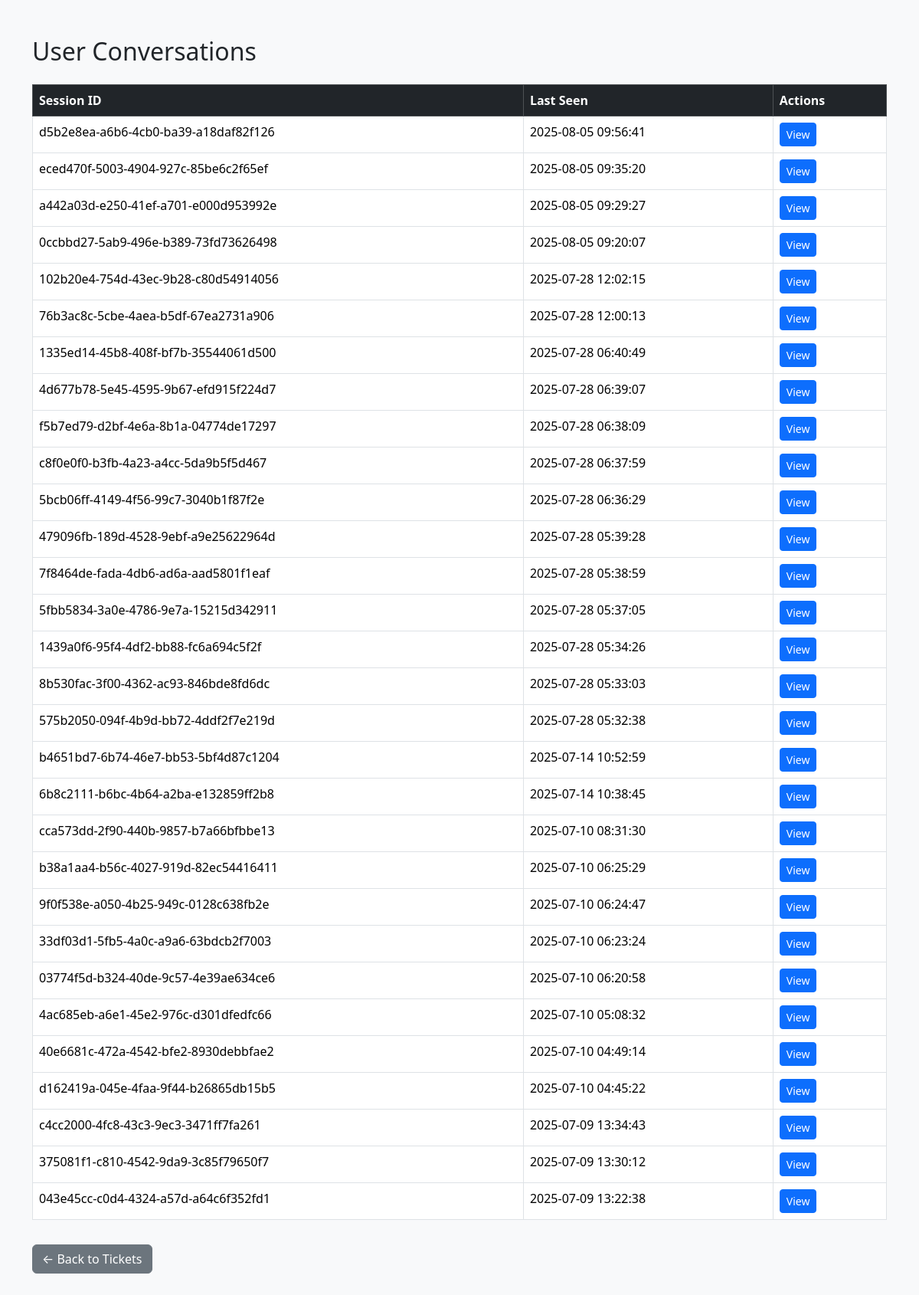
Page /admin/conversations (signed in) on the committed database.
### tables this page shows
CREATE TABLE history (
            id INTEGER PRIMARY KEY AUTOINCREMENT,
            session_id TEXT NOT NULL,
            role TEXT NOT NULL,
            content TEXT NOT NULL,
            tool_name TEXT,
            tool_args TEXT,
            tool_response TEXT,
            timestamp TIMESTAMP DEFAULT CURRENT_TIMESTAMP,
            message_index INTEGER,
            FOREIGN KEY (session_id) REFERENCES session(session_id)
        );

### app.py (the view)
@app.get("/admin/conversations")
async def admin_conversations(request: Request):
    if not request.session.get("admin_logged_in"):
        return RedirectResponse(url="/admin", status_code=303)
    conn = sqlite3.connect("chat_history.db")  # or your actual DB file
    conn.row_factory = sqlite3.Row
    c = conn.cursor()
    c.execute("""
        SELECT session_id, MAX(timestamp) as last_seen
        FROM history
        GROUP BY session_id
        ORDER BY last_seen DESC
    """)
    sessions = c.fetchall()
    conn.close()
    return templates.TemplateResponse("admin_conversations.html", {"request": request, "sessions": sessions})

### templates/admin_conversations.html (shortened to what this page needs)
<!DOCTYPE html>
<html lang="en">
<head>
    <link href="https://cdn.jsdelivr.net/npm/bootstrap@5.3.3/dist/css/bootstrap.min.css" rel="stylesheet">
</head>
<body class="bg-light">
    <div class="container py-5">
        <h2 class="mb-4">User Conversations</h2>
        <table class="table table-bordered table-hover bg-white">
            <thead class="table-dark">
                <tr>
                    <th scope="col">Session ID</th>
                    <th scope="col">Last Seen</th>
                    <th scope="col">Actions</th>
                </tr>
            </thead>
            <tbody>
                {% for row in sessions %}
                <tr>
                    <td>{{ row.session_id }}</td>
                    <td>{{ row.last_seen }}</td>
                    <td><a href="/admin/conversations/{{ row.session_id }}" class="btn btn-sm btn-primary">View</a></td>
                </tr>
                {% endfor %}
            </tbody>
        </table>
        <a href="/admin/tickets" class="btn btn-secondary mt-3">← Back to Tickets</a>
    </div>
</body>
</html>

### rows in the picture
history: session_id "d5b2e8ea-a6b6-4cb0-ba39-a18daf82f126", last_seen "2025-08-05 09:56:41"
history: session_id "eced470f-5003-4904-927c-85be6c2f65ef", last_seen "2025-08-05 09:35:20"
history: session_id "a442a03d-e250-41ef-a701-e000d953992e", last_seen "2025-08-05 09:29:27"
history: session_id "0ccbbd27-5ab9-496e-b389-73fd73626498", last_seen "2025-08-05 09:20:07"
history: session_id "102b20e4-754d-43ec-9b28-c80d54914056", last_seen "2025-07-28 12:02:15"
history: session_id "76b3ac8c-5cbe-4aea-b5df-67ea2731a906", last_seen "2025-07-28 12:00:13"
history: session_id "1335ed14-45b8-408f-bf7b-35544061d500", last_seen "2025-07-28 06:40:49"
history: session_id "4d677b78-5e45-4595-9b67-efd915f224d7", last_seen "2025-07-28 06:39:07"
history: session_id "f5b7ed79-d2bf-4e6a-8b1a-04774de17297", last_seen "2025-07-28 06:38:09"
history: session_id "c8f0e0f0-b3fb-4a23-a4cc-5da9b5f5d467", last_seen "2025-07-28 06:37:59"
history: session_id "5bcb06ff-4149-4f56-99c7-3040b1f87f2e", last_seen "2025-07-28 06:36:29"
history: session_id "479096fb-189d-4528-9ebf-a9e25622964d", last_seen "2025-07-28 05:39:28"
history: session_id "7f8464de-fada-4db6-ad6a-aad5801f1eaf", last_seen "2025-07-28 05:38:59"
history: session_id "5fbb5834-3a0e-4786-9e7a-15215d342911", last_seen "2025-07-28 05:37:05"
history: session_id "1439a0f6-95f4-4df2-bb88-fc6a694c5f2f", last_seen "2025-07-28 05:34:26"
history: session_id "8b530fac-3f00-4362-ac93-846bde8fd6dc", last_seen "2025-07-28 05:33:03"
history: session_id "575b2050-094f-4b9d-bb72-4ddf2f7e219d", last_seen "2025-07-28 05:32:38"
history: session_id "b4651bd7-6b74-46e7-bb53-5bf4d87c1204", last_seen "2025-07-14 10:52:59"
history: session_id "6b8c2111-b6bc-4b64-a2ba-e132859ff2b8", last_seen "2025-07-14 10:38:45"
history: session_id "cca573dd-2f90-440b-9857-b7a66bfbbe13", last_seen "2025-07-10 08:31:30"
history: session_id "b38a1aa4-b56c-4027-919d-82ec54416411", last_seen "2025-07-10 06:25:29"
history: session_id "9f0f538e-a050-4b25-949c-0128c638fb2e", last_seen "2025-07-10 06:24:47"
history: session_id "33df03d1-5fb5-4a0c-a9a6-63bdcb2f7003", last_seen "2025-07-10 06:23:24"
history: session_id "03774f5d-b324-40de-9c57-4e39ae634ce6", last_seen "2025-07-10 06:20:58"
history: session_id "4ac685eb-a6e1-45e2-976c-d301dfedfc66", last_seen "2025-07-10 05:08:32"
history: session_id "40e6681c-472a-4542-bfe2-8930debbfae2", last_seen "2025-07-10 04:49:14"
history: session_id "d162419a-045e-4faa-9f44-b26865db15b5", last_seen "2025-07-10 04:45:22"
history: session_id "c4cc2000-4fc8-43c3-9ec3-3471ff7fa261", last_seen "2025-07-09 13:34:43"
history: session_id "375081f1-c810-4542-9da9-3c85f79650f7", last_seen "2025-07-09 13:30:12"
history: session_id "043e45cc-c0d4-4324-a57d-a64c6f352fd1", last_seen "2025-07-09 13:22:38"
